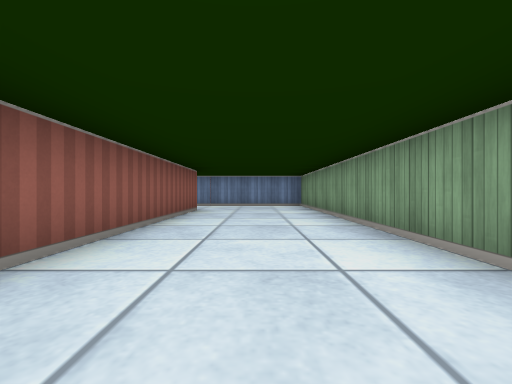
View 1 (above)

21 first-person views from a walk through a cub3D maze. The camera is about half as high as the walls, looks level and sees 90° across. The floor is counted in squares. Each view is taken from the middle of a square. On the plan, view 1 faces up. The plan holds only what a view shows up to about 9 squares ahead; the rest is blank.

View 2
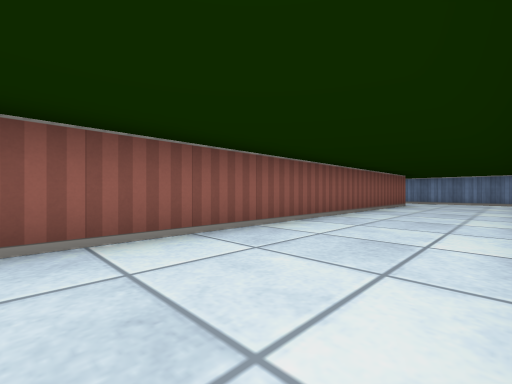

View 3
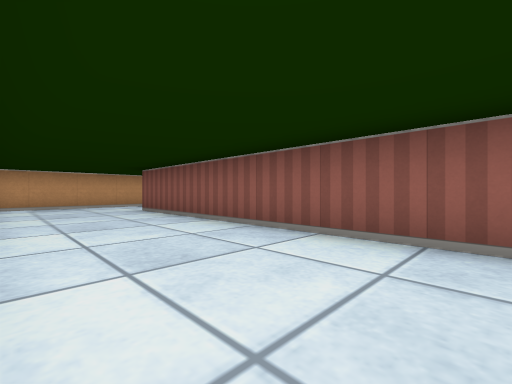

View 4
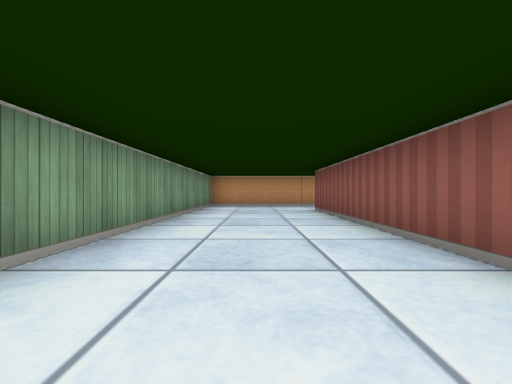

View 5
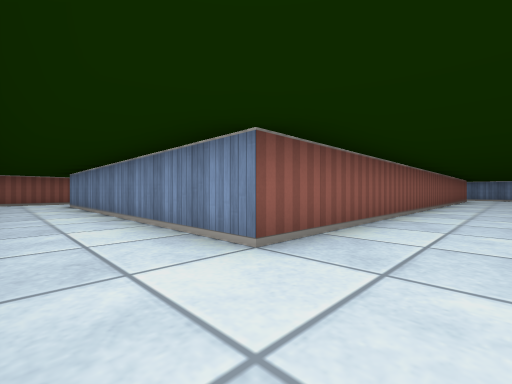

View 6
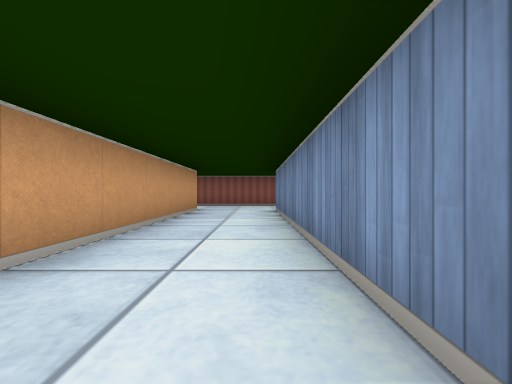

View 7
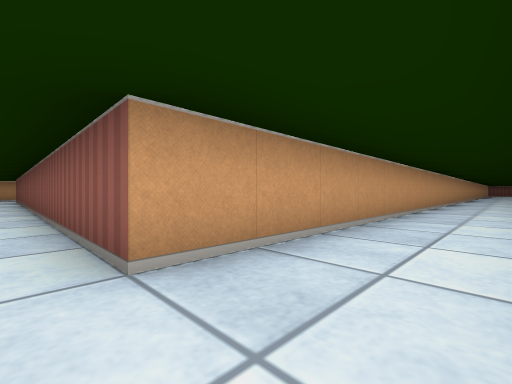

View 8
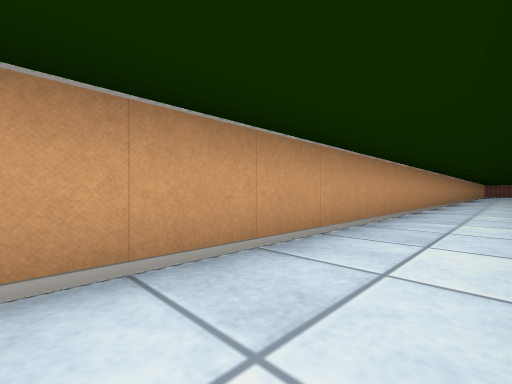

View 9
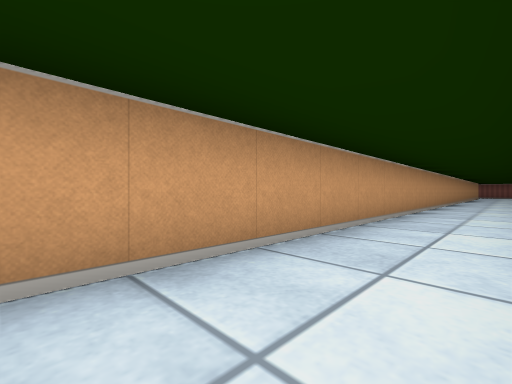

View 10
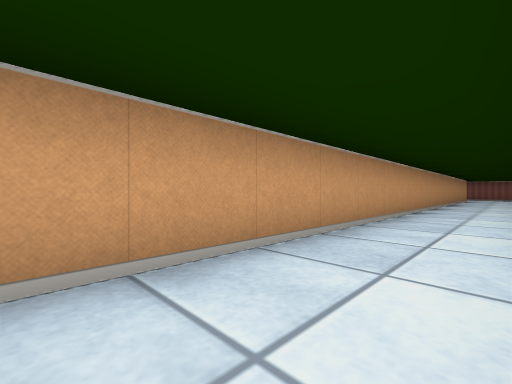

View 11
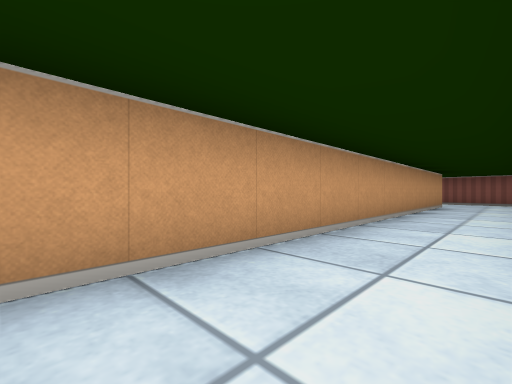

View 12
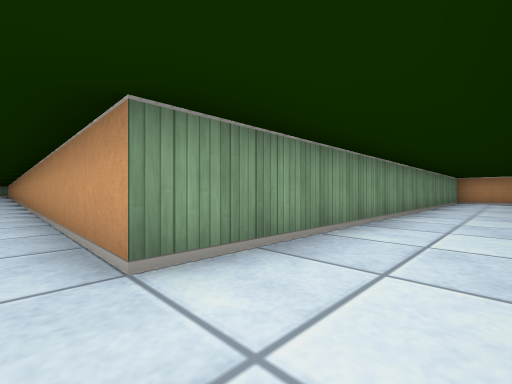

View 13
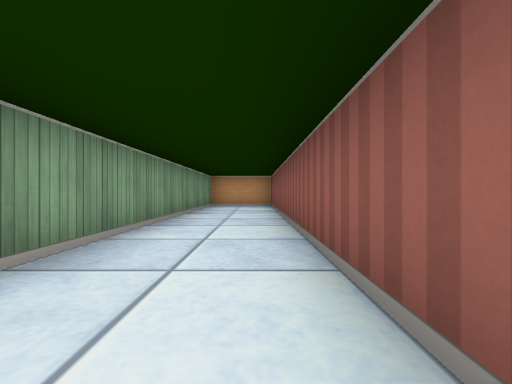

View 14
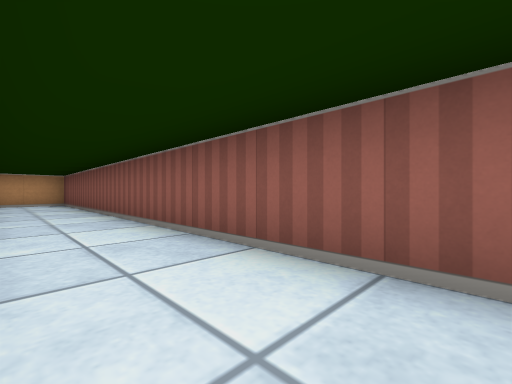

View 15
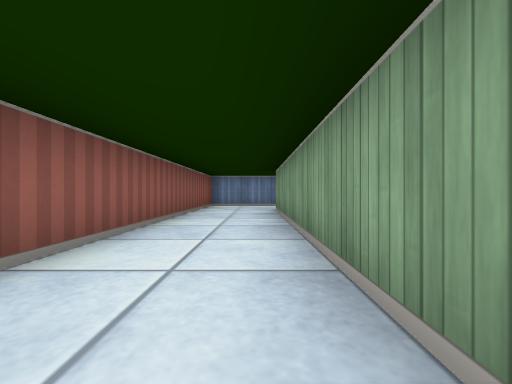

View 16
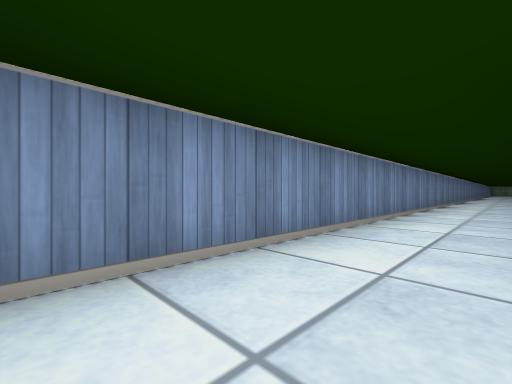

View 17
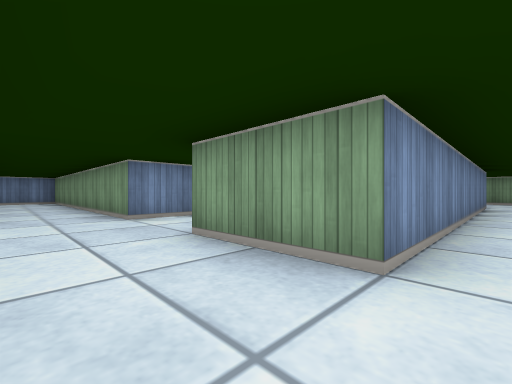

View 18
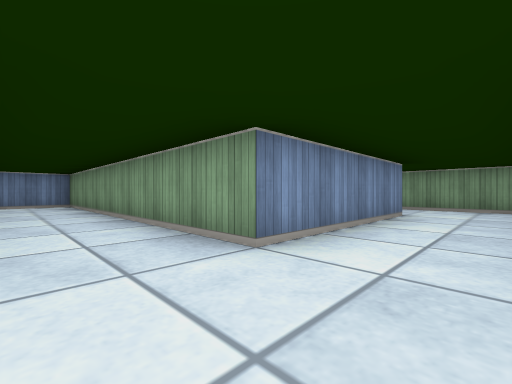

View 19
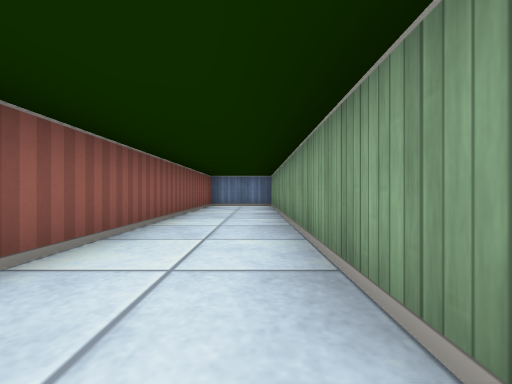

View 20
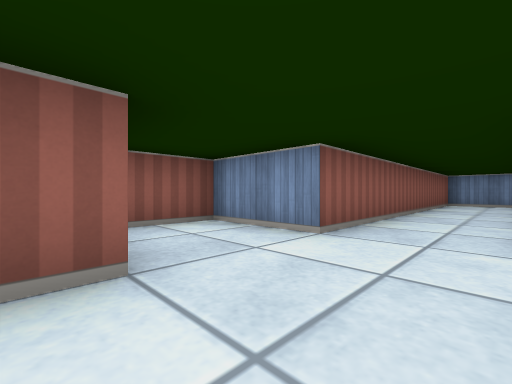

View 21
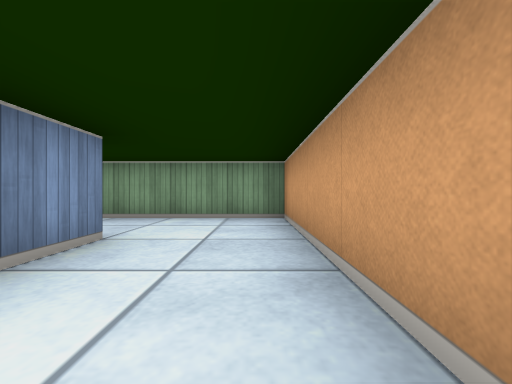

### Floor plan
Ten units are one square. View 1 is at (0, 0); x grows to the right and y downward. Boxes are objects, and circles mark ways between rooms. Rooms are numbered by the first view taken in them; rooms with no view inside come last. Other rooms are left out.
<svg viewBox="-340 -90 360 200">
<path fill="none" stroke="#000" d="M-218 -85 -335 -85 -335 55 -315 55 -315 -65 -15 -65 -15 75 -95 75 -95 55M-115 55 -115 100M15 -15 15 -85 -20 -85M-95 95 -45 95M-24 95 15 95 15 25M-75 55 -35 55 -35 22M-55 35 -95 35 -95 -45 -115 -45 -115 35 -135 35 -135 49"/>
<circle cx="-105" cy="65" r="3" fill="#2a7"/>
<text x="-120" y="-70">1</text>
<text x="-100" y="20">2</text>
</svg>
Room 1 opens to room 2.

Where each view was taken, in squares from view 1:
view 1: 0 up, 0 right, facing up
view 2: 3 down, 1 right, facing up-left
view 3: 1 down, 1 right, facing down-left
view 4: 1 down, 0 right, facing down
view 5: 9 down, 0 right, facing up-left
view 6: 8 down, 3 left, facing left
view 7: 8 up, 1 left, facing down-left
view 8: 8 up, 5 left, facing down-left
view 9: 8 up, 10 left, facing down-left
view 10: 8 up, 16 left, facing down-left
view 11: 8 up, 22 left, facing down-left
view 12: 7 up, 33 left, facing down-right
view 13: 3 up, 33 left, facing down
view 14: 5 up, 32 left, facing down-left
view 15: 0 up, 32 left, facing up
view 16: 7 up, 33 left, facing up-right
view 17: 8 down, 11 left, facing up-right
view 18: 5 down, 11 left, facing up-right
view 19: 4 down, 10 left, facing up
view 20: 6 down, 10 left, facing up-left
view 21: 5 down, 8 left, facing right
